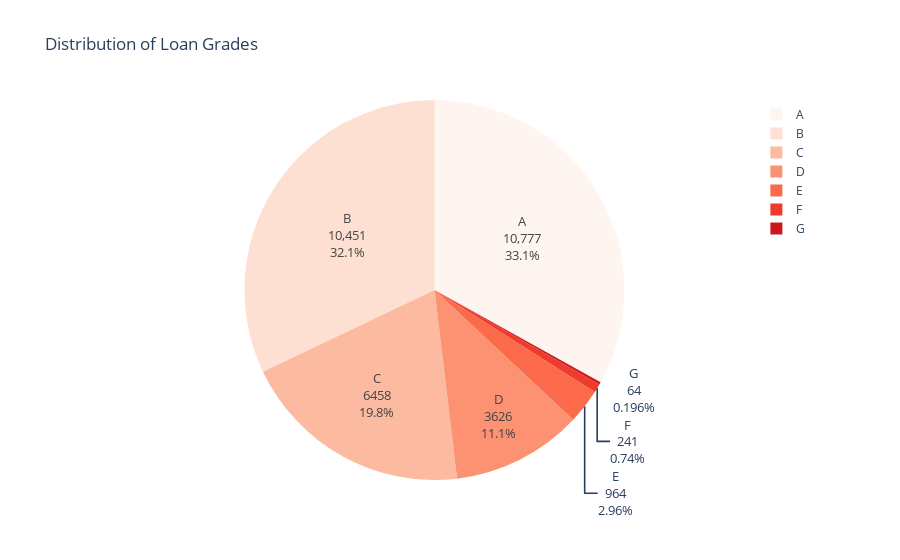

Source (notebook cell):
### Code cell
# Get value counts for 'loan_grade'
level_counts = data['loan_grade'].value_counts()

# Create the pie chart with shades of purple
fig = px.pie(
    values=level_counts.values,
    names=level_counts.index,
    color_discrete_sequence=px.colors.sequential.Reds,  # Shades of purple
    title='Distribution of Loan Grades'
)

# Update the traces to add text information and styling
fig.update_traces(
    textinfo='label+percent+value',  # Show label, percentage, and value
    textfont_size=13,  # Set font size for text
    marker=dict(
        line=dict(color='#102000')  # Set border color
    )
)

# Show the plot
fig.show()

### Figure 1 — Plotly figure (JSON) as saved in the notebook; plotly's stock layout.template omitted (floating-point values rounded to 4 significant figures)
{"data": [{"domain": {"x": [0, 1], "y": [0, 1]}, "hovertemplate": "label=%{label}<br>value=%{value}<extra></extra>", "labels": ["A", "B", "C", "D", "E", "F", "G"], "legendgroup": "", "marker": {"line": {"color": "#102000"}}, "name": "", "showlegend": true, "textfont": {"size": 13}, "textinfo": "label+percent+value", "type": "pie", "values": [10777, 10451, 6458, 3626, 964, 241, 64]}], "layout": {"legend": {"tracegroupgap": 0}, "piecolorway": ["rgb(255,245,240)", "rgb(254,224,210)", "rgb(252,187,161)", "rgb(252,146,114)", "rgb(251,106,74)", "rgb(239,59,44)", "rgb(203,24,29)", "rgb(165,15,21)", "rgb(103,0,13)"], "title": {"text": "Distribution of Loan Grades"}}}
